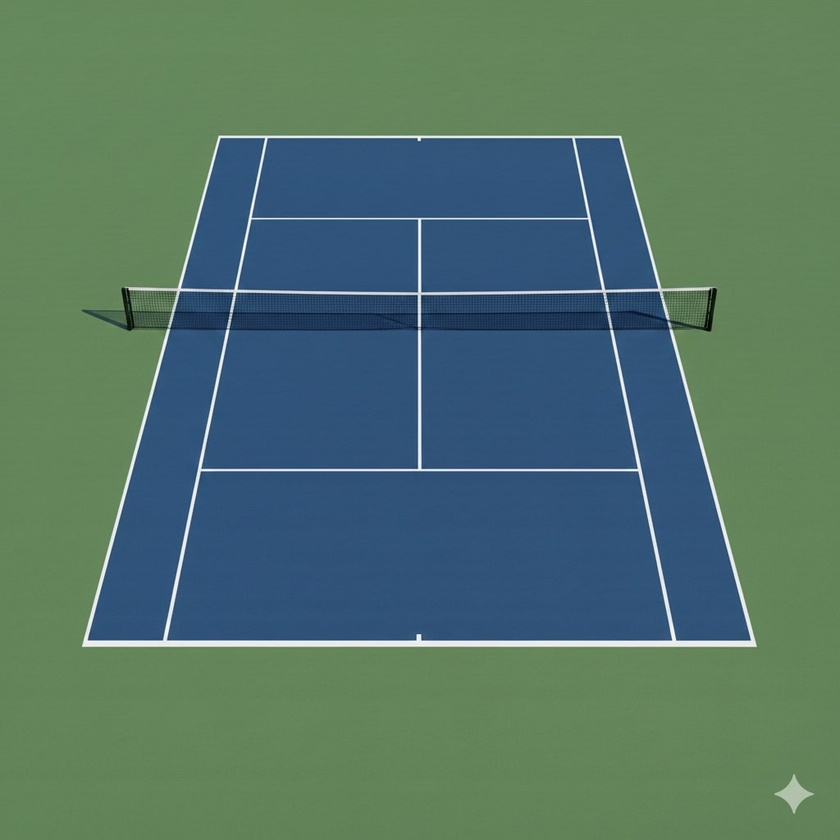
#> input picture court_detector/src/input/court.jpg, 840 x 840 px, shrunk from 1024 x 1024 before the run
$ python -i extract_court_region.py   (imports and definitions only)
#> lines starting #> are read from the running program, lines starting #| are printed output that depends on the picture; after the words box and inside, x2 and y2 are one past the last pixel; in counts of white or black regions, pixels touching at a corner belong together
#> further down, picture is the input picture: shape (840, 840, 3); mean B, G, R 104.3, 116, 83.3
import cv2
import numpy as np

def extract_court_region(img):
    """
    Adaptive pickleball court region extraction.
    Robust for indoor courts with ceiling, banners, reflections.

    Returns:
        court_img  : image masked to court region
        court_mask : binary mask of court
    """

    H, W = img.shape[:2]
#> H = 840; W = 840

    # --------------------------------------------------
    # 1️⃣ Sample court color from bottom-center region
    # --------------------------------------------------
    # Physical assumption: court touches bottom of frame
    sample_h1 = int(H * 0.70)
#> sample_h1 = 588
    sample_h2 = int(H * 0.90)
#> sample_h2 = 756
    sample_w1 = int(W * 0.30)
#> sample_w1 = 252
    sample_w2 = int(W * 0.70)
#> sample_w2 = 588

    sample = img[sample_h1:sample_h2, sample_w1:sample_w2]
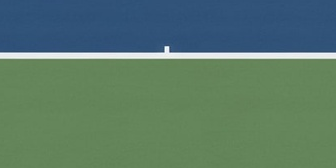
#> sample: shape (168, 336, 3); mean B, G, R 104.9, 121, 88.9

    hsv = cv2.cvtColor(sample, cv2.COLOR_BGR2HSV)
#> hsv: shape (168, 336, 3); mean H, S, V 70.8, 101.1, 132.9

    # Robust statistics (median resists reflections)
    h_med, s_med, v_med = np.median(
        hsv.reshape(-1, 3), axis=0
    )
#> h_med = 53; s_med = 83; v_med = 132

    # --------------------------------------------------
    # 2️⃣ Adaptive HSV bounds (pickleball-safe)
    # --------------------------------------------------
    lower = np.array([
        max(h_med - 15, 0),
        max(s_med - 60, 30),
        max(v_med - 80, 30)
    ], dtype=np.uint8)
#> lower = [38, 30, 52]

    upper = np.array([
        min(h_med + 15, 180),
        255,
        255
    ], dtype=np.uint8)
#> upper = [68, 255, 255]

    hsv_full = cv2.cvtColor(img, cv2.COLOR_BGR2HSV)
#> hsv_full: shape (840, 840, 3); mean H, S, V 73.5, 106.2, 130
    mask = cv2.inRange(hsv_full, lower, upper)
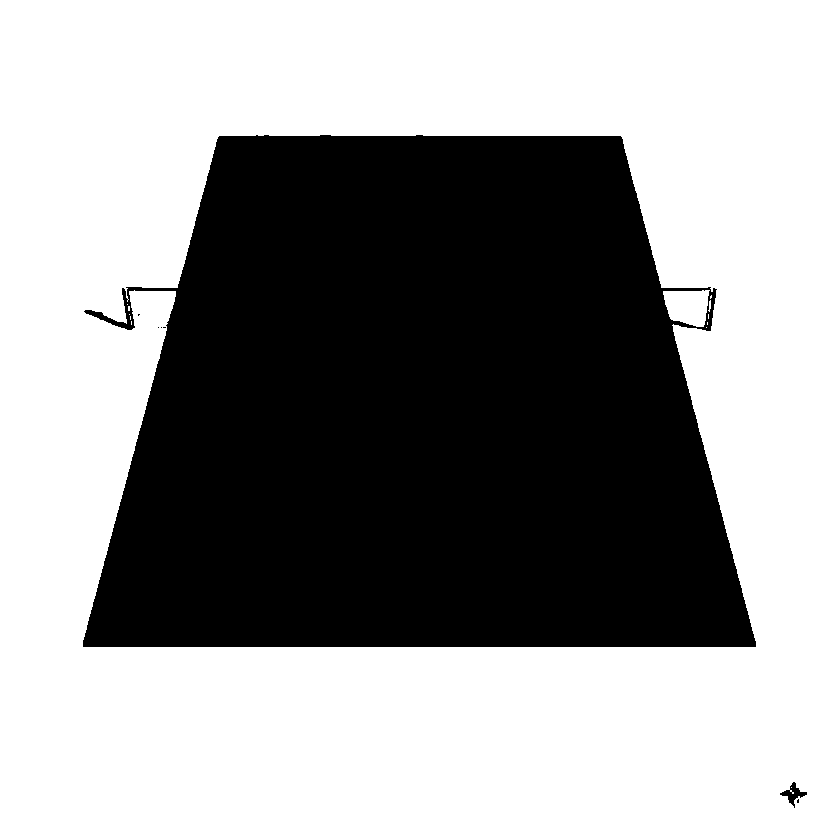
#> mask: shape (840, 840); 60.8% white; 7 black regions (5 under 20 px), largest, box (x1, y1, x2, y2) and area: (83, 135, 756, 647) 276548, (780, 782, 807, 808) 232

    # --------------------------------------------------
    # 3️⃣ Morphological cleanup
    # --------------------------------------------------
    kernel = cv2.getStructuringElement(
        cv2.MORPH_RECT, (25, 25)
    )
    mask = cv2.morphologyEx(mask, cv2.MORPH_CLOSE, kernel)
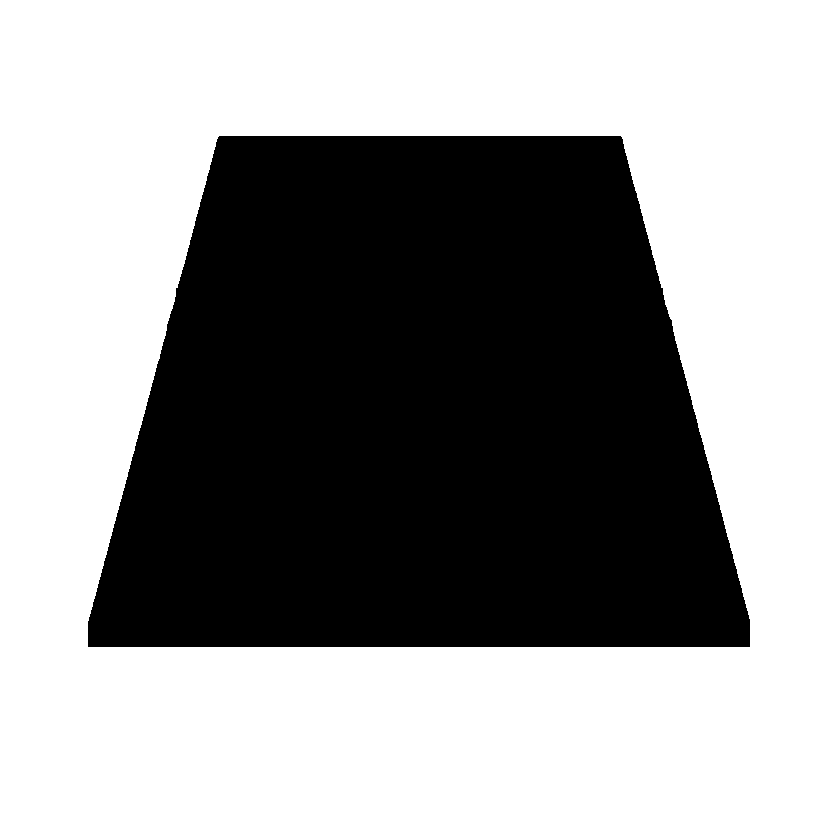
#> mask: shape (840, 840); 61% white; 1 black region, box (x1, y1, x2, y2) and area: (88, 136, 750, 647) 275247
    mask = cv2.morphologyEx(mask, cv2.MORPH_OPEN, kernel)

    # --------------------------------------------------
    # 4️⃣ Keep only bottom-connected components
    # (kills ceiling & banners completely)
    # --------------------------------------------------
    num_labels, labels = cv2.connectedComponents(mask)
#> num_labels = 2

    bottom_labels = set(
        labels[H-1, x] for x in range(W)
    )
#> bottom_labels = 1 item

    refined_mask = np.zeros_like(mask)
    for lbl in bottom_labels:
        refined_mask[labels == lbl] = 255
#> this loop made 1 pass

    # --------------------------------------------------
    # 5️⃣ Final court mask + image
    # --------------------------------------------------
    court_img = cv2.bitwise_and(img, img, mask=refined_mask)
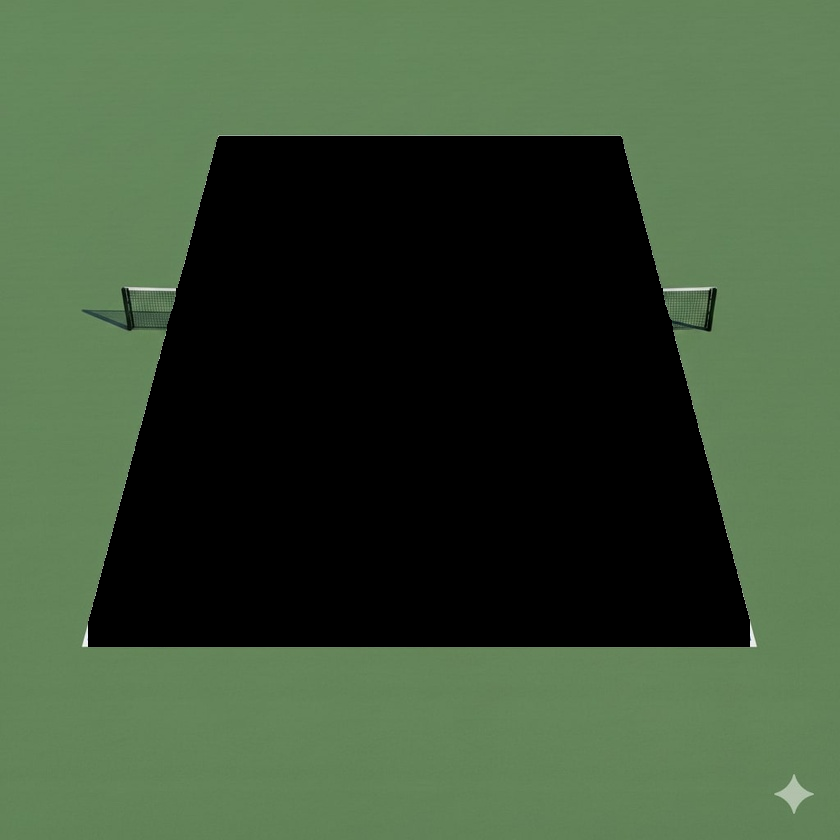
#> court_img: shape (840, 840, 3); mean B, G, R 55.2, 80.9, 60.9

    return court_img, refined_mask

>>> import cv2
>>> picture = cv2.imread('../../court_detector/src/input/court.jpg')
>>> result = extract_court_region(picture)
